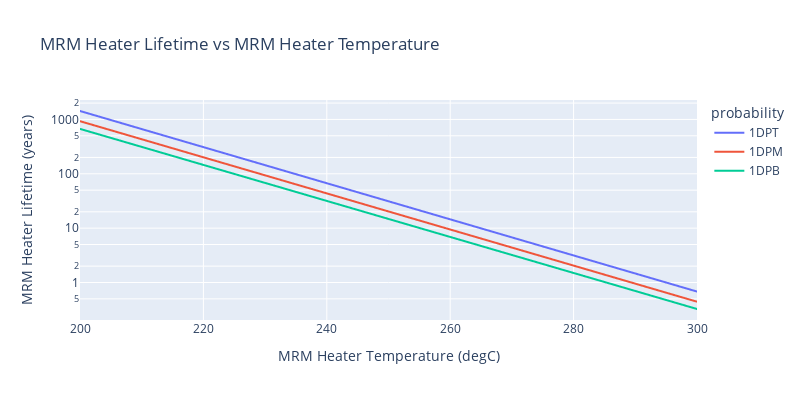

Notebook source saved alongside this figure:
### Code cell
px.line(reliability_data, x = "heater_temp", y="heater_lifetime", color="probability", title="MRM Heater Lifetime vs MRM Heater Temperature", log_y = True, labels={"heater_temp":"MRM Heater Temperature (degC)", "heater_lifetime":"MRM Heater Lifetime (years)"}, width=800, height=400)

### Figure 1 — Plotly figure (JSON) as saved in the notebook; plotly's stock layout.template omitted (floating-point values rounded to 4 significant figures; data arrays with more than 128 entries replaced by an {"elided": "..."} marker saying what was removed)
{"data": [{"hovertemplate": "probability=1DPT<br>MRM Heater Temperature (degC)=%{x}<br>MRM Heater Lifetime (years)=%{y}<extra></extra>", "legendgroup": "1DPT", "line": {"color": "#636efa", "dash": "solid"}, "marker": {"symbol": "circle"}, "mode": "lines", "name": "1DPT", "showlegend": true, "type": "scattergl", "x": {"elided": "1001 float values"}, "xaxis": "x", "y": {"elided": "1001 float values"}, "yaxis": "y"}, {"hovertemplate": "probability=1DPM<br>MRM Heater Temperature (degC)=%{x}<br>MRM Heater Lifetime (years)=%{y}<extra></extra>", "legendgroup": "1DPM", "line": {"color": "#EF553B", "dash": "solid"}, "marker": {"symbol": "circle"}, "mode": "lines", "name": "1DPM", "showlegend": true, "type": "scattergl", "x": {"elided": "1001 float values"}, "xaxis": "x", "y": {"elided": "1001 float values"}, "yaxis": "y"}, {"hovertemplate": "probability=1DPB<br>MRM Heater Temperature (degC)=%{x}<br>MRM Heater Lifetime (years)=%{y}<extra></extra>", "legendgroup": "1DPB", "line": {"color": "#00cc96", "dash": "solid"}, "marker": {"symbol": "circle"}, "mode": "lines", "name": "1DPB", "showlegend": true, "type": "scattergl", "x": {"elided": "1001 float values"}, "xaxis": "x", "y": {"elided": "1001 float values"}, "yaxis": "y"}], "layout": {"height": 400, "legend": {"title": {"text": "probability"}, "tracegroupgap": 0}, "title": {"text": "MRM Heater Lifetime vs MRM Heater Temperature"}, "width": 800, "xaxis": {"anchor": "y", "domain": [0, 1], "title": {"text": "MRM Heater Temperature (degC)"}}, "yaxis": {"anchor": "x", "domain": [0, 1], "title": {"text": "MRM Heater Lifetime (years)"}, "type": "log"}}}
